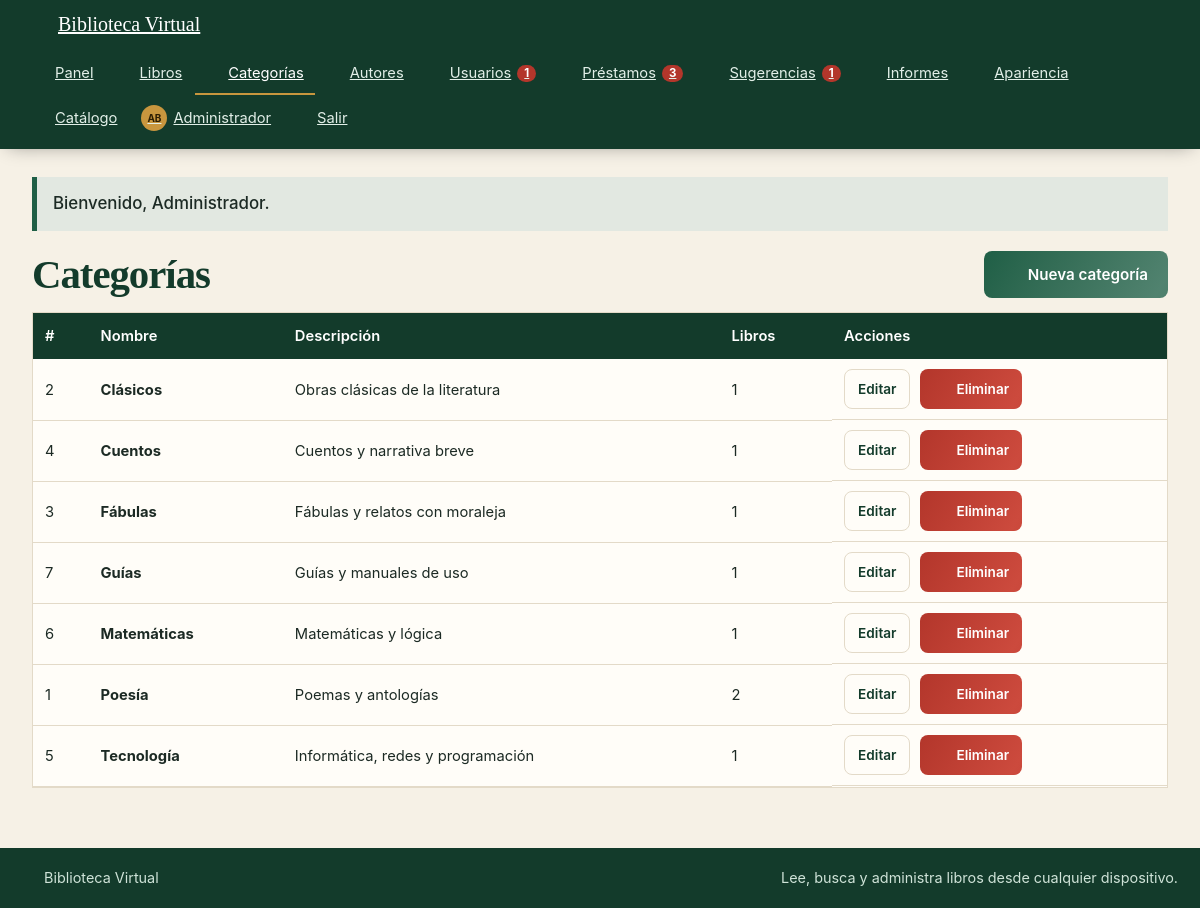
The page /categorias.php (signed in) on the database its author committed.
### tables this page shows
CREATE TABLE usuarios (
  id INT NOT NULL AUTO_INCREMENT,
  nombre VARCHAR(80) NOT NULL,
  apellido VARCHAR(80) NOT NULL,
  correo VARCHAR(120) NOT NULL,
  telefono VARCHAR(20) NOT NULL,
  fecha_nacimiento DATE NOT NULL,
  clave VARCHAR(255) NOT NULL,
  rol ENUM('admin','bibliotecario','lector') NOT NULL DEFAULT 'lector',
  activo TINYINT(1) NOT NULL DEFAULT 1,
  foto VARCHAR(80) DEFAULT NULL,
  tema ENUM('auto','claro','oscuro') NOT NULL DEFAULT 'auto',
  edad_editable TINYINT(1) NOT NULL DEFAULT 0,
  cambiar_clave TINYINT(1) NOT NULL DEFAULT 0,
  creado_en TIMESTAMP NOT NULL DEFAULT CURRENT_TIMESTAMP,
  PRIMARY KEY (id),
  UNIQUE KEY uq_usuarios_correo (correo)
);

CREATE TABLE categorias (
  id INT NOT NULL AUTO_INCREMENT,
  nombre VARCHAR(60) NOT NULL,
  descripcion VARCHAR(200) DEFAULT NULL,
  PRIMARY KEY (id),
  UNIQUE KEY uq_categorias_nombre (nombre)
);

### categorias.php (the view, shortened to what this page needs)
<?php
require_once 'seguridad.php';
exigir_admin();
$cn = db();
$filas = consulta($cn, 'SELECT c.id, c.nombre, c.descripcion, COUNT(l.id) AS libros FROM categorias c LEFT JOIN libros l ON l.categoria_id = c.id GROUP BY c.id, c.nombre, c.descripcion ORDER BY c.nombre');
require 'cabecera.php';
?>
<div class="seccion-titulo" style="margin-top:0"><h1>Categorías</h1><a class="btn" href="categoria_form.php"><?php echo icono('mas', 16); ?> Nueva categoría</a></div>
<?php if (!count($filas)): ?><div class="vacio">No hay categorías registradas.</div><?php else: ?>
<div class="tabla-wrap"><table>
  <thead><tr><th>#</th><th>Nombre</th><th>Descripción</th><th>Libros</th><th>Acciones</th></tr></thead>
  <tbody>
  <?php foreach ($filas as $f): ?>
    <tr>
      <td><?php echo (int)$f['id']; ?></td>
      <td><strong><?php echo e($f['nombre']); ?></strong></td>
      <td><?php echo e($f['descripcion']); ?></td>
      <td><?php echo (int)$f['libros']; ?></td>
      <td class="acciones">
        <a class="btn btn-sm btn-claro" href="categoria_form.php?id=<?php echo (int)$f['id']; ?>">Editar</a>
        <form method="post" onsubmit="return confirm('¿Eliminar la categoría <?php echo e(addslashes($f['nombre'])); ?>?');"><button class="btn btn-sm btn-peligro" type="submit"><?php echo icono('borrar', 15); ?> Eliminar</button></form>
      </td>
    </tr>
  <?php endforeach; ?>
  </tbody>
</table></div>
<?php endif; ?>
<?php require 'pie.php'; ?>

### seguridad.php (shortened to what this page needs)
<?php
function e($v) {
    return htmlspecialchars((string)$v, ENT_QUOTES, 'UTF-8');
}
function logueado() {
    return !empty($_SESSION['usuario_id']);
}
function consulta($cn, $sql, $tipos = '', $params = array()) {
    $st = $cn->prepare($sql);
    if ($tipos !== '') {
        $args = array($tipos);
        foreach ($params as $k => $v) { $args[] = &$params[$k]; }
        call_user_func_array(array($st, 'bind_param'), $args);
    }
    $st->execute();
    $filas = array();
    $meta = $st->result_metadata();
    if ($meta) {
        if (method_exists($st, 'get_result')) {
            $r = $st->get_result();
            while ($f = $r->fetch_assoc()) { $filas[] = $f; }
        }
    }
    return $filas;
}
function fila($cn, $sql, $tipos = '', $params = array()) {
    $f = consulta($cn, $sql, $tipos, $params);
    return $f ? $f[0] : null;
}
function valor($cn, $sql, $tipos = '', $params = array()) {
    $f = fila($cn, $sql, $tipos, $params);
    return reset($f);
}
function usuario_actual() {
    static $u = false;
    if ($u === false) {
        $u = null;
        if (logueado()) {
            $u = fila(db(), 'SELECT id, nombre, apellido, rol, activo, foto, tema, cambiar_clave FROM usuarios WHERE id = ?', 'i', array((int)$_SESSION['usuario_id']));
        }
    }
    return $u;
}
function exigir_login() {
    $u = usuario_actual();
}
function exigir_admin() {
    exigir_login();
}
function avatar_html($u, $tam = 34) {
    $nombre = isset($u['nombre']) ? $u['nombre'] : '?';
    $apellido = isset($u['apellido']) ? $u['apellido'] : '';
    $ini = mb_strtoupper(mb_substr($nombre, 0, 1) . mb_substr($apellido, 0, 1));
    return '<span class="avatar avatar-ini" style="width:' . (int)$tam . 'px;height:' . (int)$tam . 'px;font-size:' . (int)($tam * 0.4) . 'px">' . e($ini) . '</span>';
}
function icono($nombre, $tam = 18) {
    $trazo = isset($p[$nombre]) ? $p[$nombre] : $p['libro'];
    return '<svg class="ico" width="' . (int)$tam . '" height="' . (int)$tam . '" viewBox="0 0 24 24" fill="none" stroke="currentColor" stroke-width="2" stroke-linecap="round" stroke-linejoin="round" aria-hidden="true">' . $trazo . '</svg>';
}

### estilos.css (style rules this page uses)
:root { --primario:#1f5f46;--acento:#c8963e;--fondo-personalizado:#f6f1e6;--fondo-osc-personalizado:#101a16;--fondo:var(--fondo-personalizado);--fondo-osc:var(--fondo-osc-personalizado);--papel:#fffdf8;--texto:#1c2a24;--suave:#6a736e;--borde:#e3dac8;--primario-osc:#133d2d;--primario-cl:#e6f1ea;--acento-osc:#a47521;--rojo:#b3362b;--rojo-cl:#fbe6e3;--azul:#245a8d;--azul-cl:#e3eef8;--amarillo-cl:#fff3d6;--sombra:0 10px 30px -14px rgba(19,61,45,.35);--fs:1rem;--radio:0 }
* { box-sizing:border-box }
html { scroll-behavior:smooth;-webkit-text-size-adjust:100%;text-size-adjust:100% }
body { margin:0;font-family:"Segoe UI",Roboto,Helvetica,Arial,sans-serif;background:var(--fondo);color:var(--texto);line-height:1.55;min-height:100vh;min-height:100dvh;display:flex;flex-direction:column;font-size:var(--fs);overflow-wrap:anywhere }
img,svg { max-width:100% }
a { color:var(--primario) }
h1,h2,h3 { font-family:Georgia,"Times New Roman",serif;line-height:1.2;margin:0 0 .5em;color:var(--primario-osc);font-size:revert }
h1 { font-size:clamp(1.5rem,1.1rem + 1.6vw,2.2rem) }
.ico { vertical-align:-3px;flex:none }
.avatar { border-radius:50%;object-fit:cover;vertical-align:middle;flex:none }
.avatar-ini { display:inline-flex;align-items:center;justify-content:center;background:var(--acento);color:#2b1d03;font-weight:700 }
.btn { display:inline-flex;align-items:center;justify-content:center;gap:8px;border:0;border-radius:0;background:var(--primario);color:#fff!important;padding:11px 20px;font-size:.95rem;font-weight:600;cursor:pointer;position:relative;overflow:hidden;isolation:isolate;text-decoration:none;font-family:inherit;min-height:40px;transition:transform .25s ease,box-shadow .25s ease,filter .25s ease,background-position .45s ease }
.btn::after { content:"";position:absolute;top:0;bottom:0;left:-80%;width:50%;background:linear-gradient(110deg,transparent,rgba(255,255,255,.5),transparent);transform:skewX(-20deg);transition:left .55s ease;pointer-events:none }
.btn-sm { padding:7px 13px;font-size:.85rem;min-height:34px }
.btn-claro { background:var(--papel);color:var(--primario-osc)!important;border:1px solid var(--borde) }
.btn-peligro { background:linear-gradient(120deg,var(--rojo),#cc4a3d,var(--rojo));background-size:200% 100% }
.seccion-titulo { display:flex;align-items:center;justify-content:space-between;gap:12px;margin:34px 0 14px;flex-wrap:wrap }
.seccion-titulo h2,.seccion-titulo h1 { margin:0 }
.acciones { display:flex;gap:10px;flex-wrap:wrap;align-items:center }
.tabla-wrap { overflow-x:auto;background:var(--papel);border:1px solid var(--borde);-webkit-overflow-scrolling:touch }
table { width:100%;border-collapse:collapse;font-size:.92rem }
th { background:var(--primario-osc);color:#fff;text-align:left;padding:11px 12px;font-weight:600;white-space:nowrap }
td { padding:10px 12px;border-bottom:1px solid var(--borde);vertical-align:middle }
td.acciones { white-space:nowrap }
td.acciones form { display:inline }
:root { --fuente-cuerpo:"Inter","Segoe UI",Roboto,Helvetica,Arial,sans-serif; --fuente-titulos:"Georgia","Times New Roman",serif; --texto-xs:clamp(.74rem,.7rem + .12vw,.82rem); --texto-sm:clamp(.86rem,.82rem + .16vw,.94rem); --texto-base:clamp(.96rem,.92rem + .18vw,1.06rem); --texto-lg:clamp(1.12rem,1.02rem + .42vw,1.32rem); --texto-xl:clamp(1.38rem,1.18rem + .8vw,1.85rem); --texto-2xl:clamp(1.8rem,1.35rem + 1.6vw,2.65rem); --texto-3xl:clamp(2.25rem,1.55rem + 2.8vw,3.65rem); }
body { font-family:var(--fuente-cuerpo);font-size:var(--texto-base);line-height:1.65 }
h1 { font-size:var(--texto-2xl);line-height:1.12;letter-spacing:-.025em }
.btn { border-radius:8px;min-height:46px }
.btn-sm { min-height:40px }

### rows shown on the page
usuarios: ini "AB"
categorias: id "2", nombre "Clásicos", descripcion "Obras clásicas de la literatura", libros "1", $tam 15 (drawn)
categorias: id "4", nombre "Cuentos", descripcion "Cuentos y narrativa breve", libros "1", $tam 15 (drawn)
categorias: id "3", nombre "Fábulas", descripcion "Fábulas y relatos con moraleja", libros "1", $tam 15 (drawn)
categorias: id "7", nombre "Guías", descripcion "Guías y manuales de uso", libros "1", $tam 15 (drawn)
categorias: id "6", nombre "Matemáticas", descripcion "Matemáticas y lógica", libros "1", $tam 15 (drawn)
categorias: id "1", nombre "Poesía", descripcion "Poemas y antologías", libros "2", $tam 15 (drawn)
categorias: id "5", nombre "Tecnología", descripcion "Informática, redes y programación", libros "1", $tam 15 (drawn)

### other values the page prints
$cab_cfg['nombre_sitio'] "Biblioteca Virtual"
$cab_item[1] "Panel"
$cab_item[1] "Libros"
$cab_item[1] "Categorías"
$cab_item[1] "Autores"
$cab_item[1] "Usuarios"
$cab_item[4] "1"
$cab_item[1] "Préstamos"
$cab_item[4] "3"
$cab_item[1] "Sugerencias"
$cab_item[1] "Informes"
$cab_item[1] "Apariencia"
$cab_item[1] "Catálogo"
$_SESSION['nombre'] "Administrador"
$_SESSION['flash'][1] "Bienvenido, Administrador."
